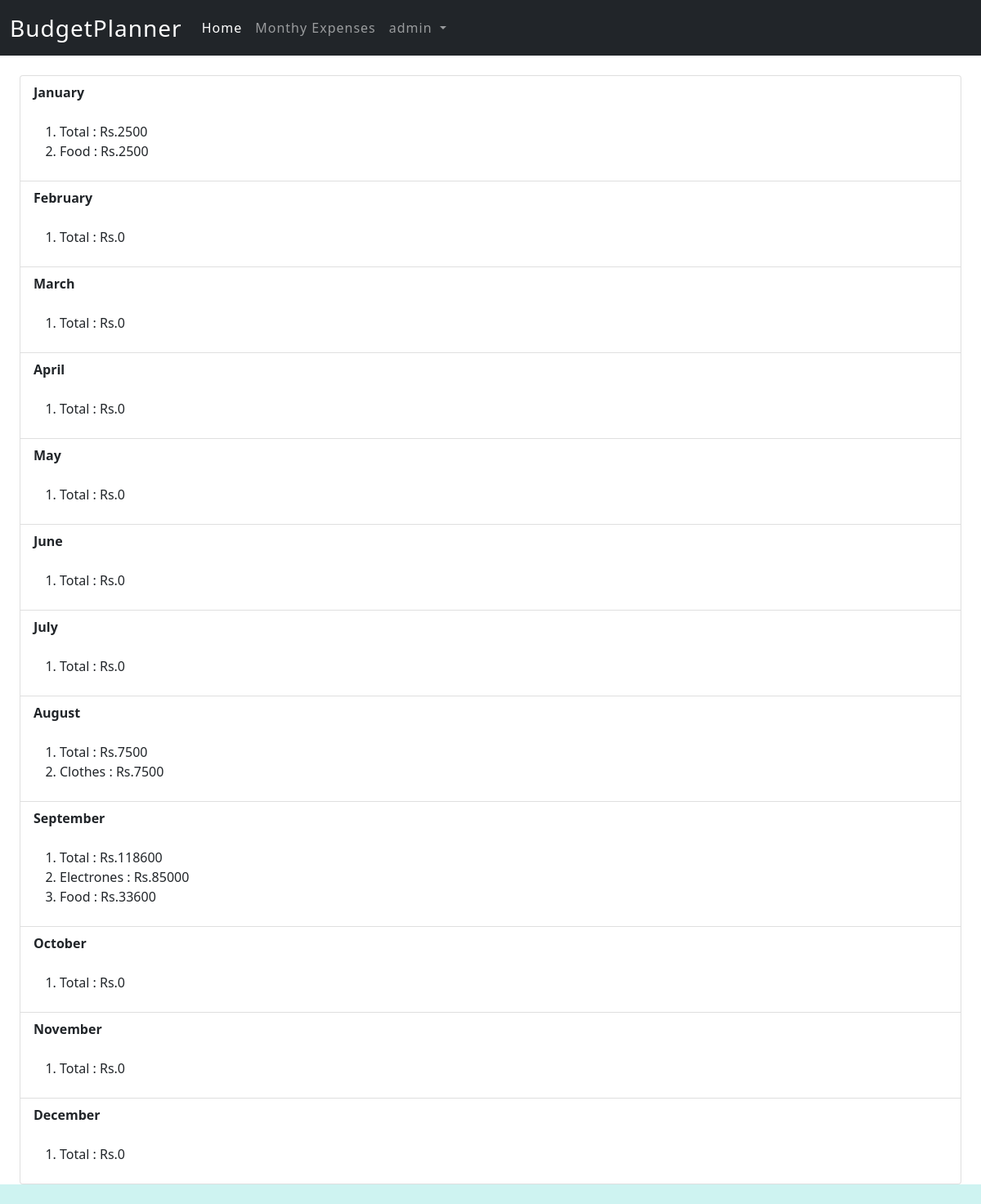
Page /expense/ (signed in) on the earlier database version.
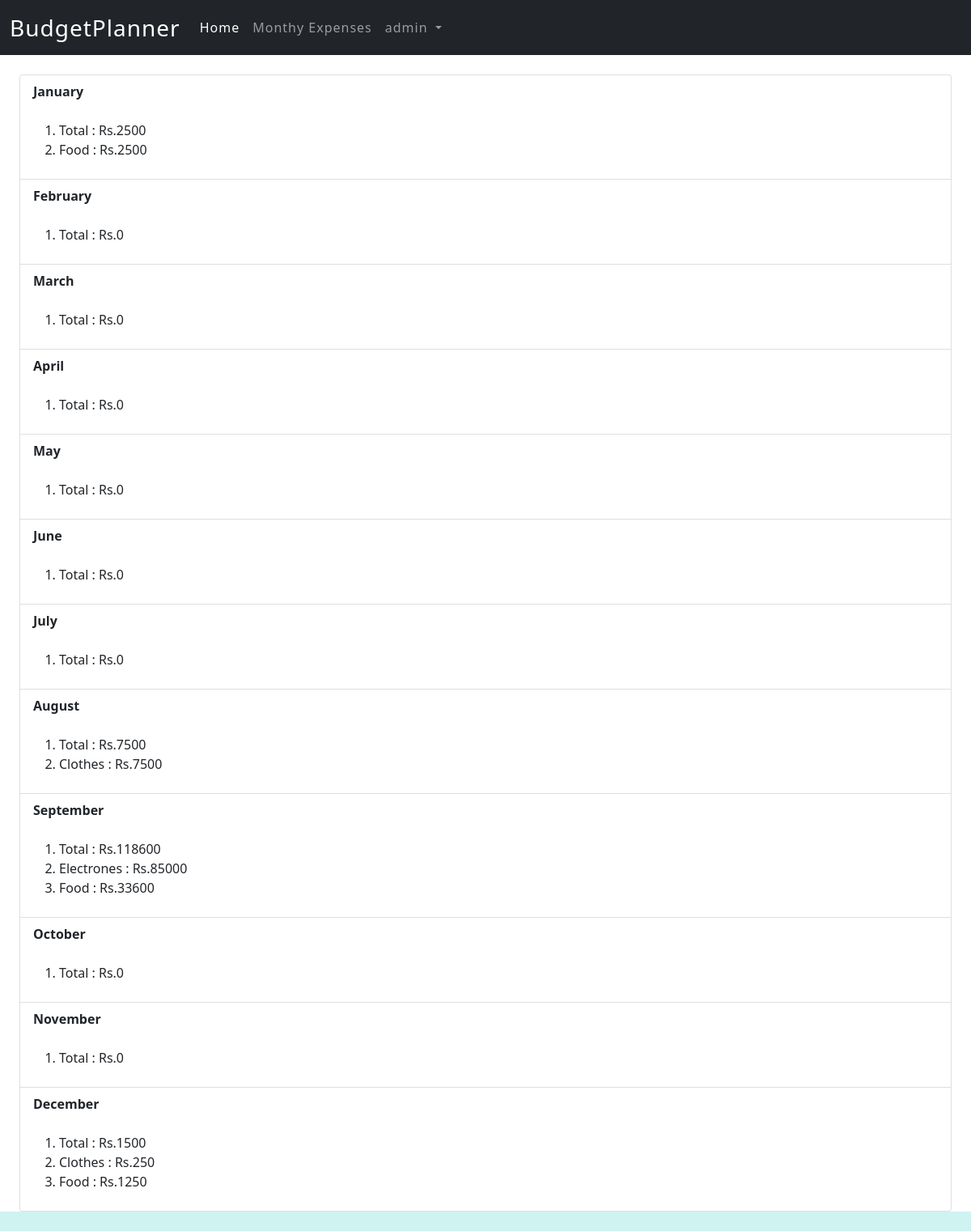
Same page on the later database version.
### home/models.py (models this page shows)
class Budget(models.Model):
    id = models.IntegerField(null=False,auto_created=True,primary_key=True)
    user = models.ForeignKey(User,on_delete=models.CASCADE)
    date = models.DateField(null=False)
    category = models.CharField(max_length=100,null=False)
    description = models.CharField(max_length=100,null=True)
    cost = models.IntegerField(null=False)

### home/views.py (the view)
# urls.py: path('expense/',views.expenseview,name="Add Page")
def expenseview(request):
    yearorder = Budget.objects.filter(user=request.user)
    yearlist=[
        {"January":{'Total':0}},{"February":{'Total':0}},{"March":{'Total':0}},{"April":{'Total':0}},{"May":{'Total':0}},{"June ":{'Total':0}},{"July":{'Total':0}},{"August":{'Total':0}},{"September":{'Total':0}},{"October":{'Total':0}},{"November":{'Total':0}},{"December":{'Total':0}}
    ]
    for e in yearorder:
        if str(e.date)[0:4]=='2021':
            category=str(e.category).capitalize()
            price=e.cost
            month =list(yearlist[int(str(e.date)[5:7])-1].keys())[0]
            catcost={}
            if(category in list(yearlist[int(str(e.date)[5:7])-1][month].keys())):
                yearlist[int(str(e.date)[5:7])-1][month][category]+=price
                yearlist[int(str(e.date)[5:7])-1][month]['Total']+=price
            else:
                yearlist[int(str(e.date)[5:7])-1][month][category]=price
                yearlist[int(str(e.date)[5:7])-1][month]['Total']+=price
    return render(request,'Home/expensepage.html',{"yearcost":yearlist,"username":request.user.username})

### Templates/Home/expensepage.html (shortened to what this page needs)
{% load static %}
<!DOCTYPE html>
<html lang="en">
<head>
    <link rel="stylesheet" href="{% static 'css/css/bootstrap.css' %}">
    <link rel="stylesheet" href="{% static 'css/expensepagestyle.css' %}">
</head>
<body>
    <section>
        <nav class="navbar navbar-expand-lg navbar-dark bg-dark">
            <div class="container-fluid">
                <a class="navbar-brand" href="/">BudgetPlanner</a>
                <div class="collapse navbar-collapse" id="navbarNavDropdown">
                    <ul class="navbar-nav">
                        <li class="nav-item">
                            <a class="nav-link active" aria-current="page" href="/">Home</a>
                        </li>
                        <li class="nav-item">
                            <a class="nav-link" href="/expense">Monthy Expenses</a>
                        </li>
                        <li class="nav-item dropdown">
                            <a class="nav-link dropdown-toggle" href="#" id="navbarDropdown" role="button" data-bs-toggle="dropdown" aria-expanded="false">
                              {{username}}
                            </a>
                          </li>
                    </ul>
                </div>
            </div>
        </nav>
        <div class="list-group" style = "margin : 24px;">
            {% for e in yearcost %}
            {% for key,value in e.items %}
            <button type="button" class="list-group-item list-group-item-action" onclick="toPie('{{key}}')"><b>{{key}}</b>
                <br></br>
                <ol>
                {% for key1,value1 in value.items %}
                    <li>{{key1}} : Rs.{{value1}}</li>
                {% endfor %}
            </ol>
            </button>
            {% endfor %}
            {% endfor %}
        </div>
    </section>
</body>
</html>

### static/css/expensepagestyle.css (style rules this page uses)
html { margin: 0; padding: 0; background-color: #CEF3F1; font-family: 'Philosopher', sans-serif; letter-spacing: 1px; }

Differences in the rows shown:
added Budget: category "Clothes", cost "250", shown under "December"
added Budget: category "Food", cost "1250", shown under "December"
Other differences:
list line gone: "Total : Rs. 0"
new list line: "Total : Rs. 1500"
